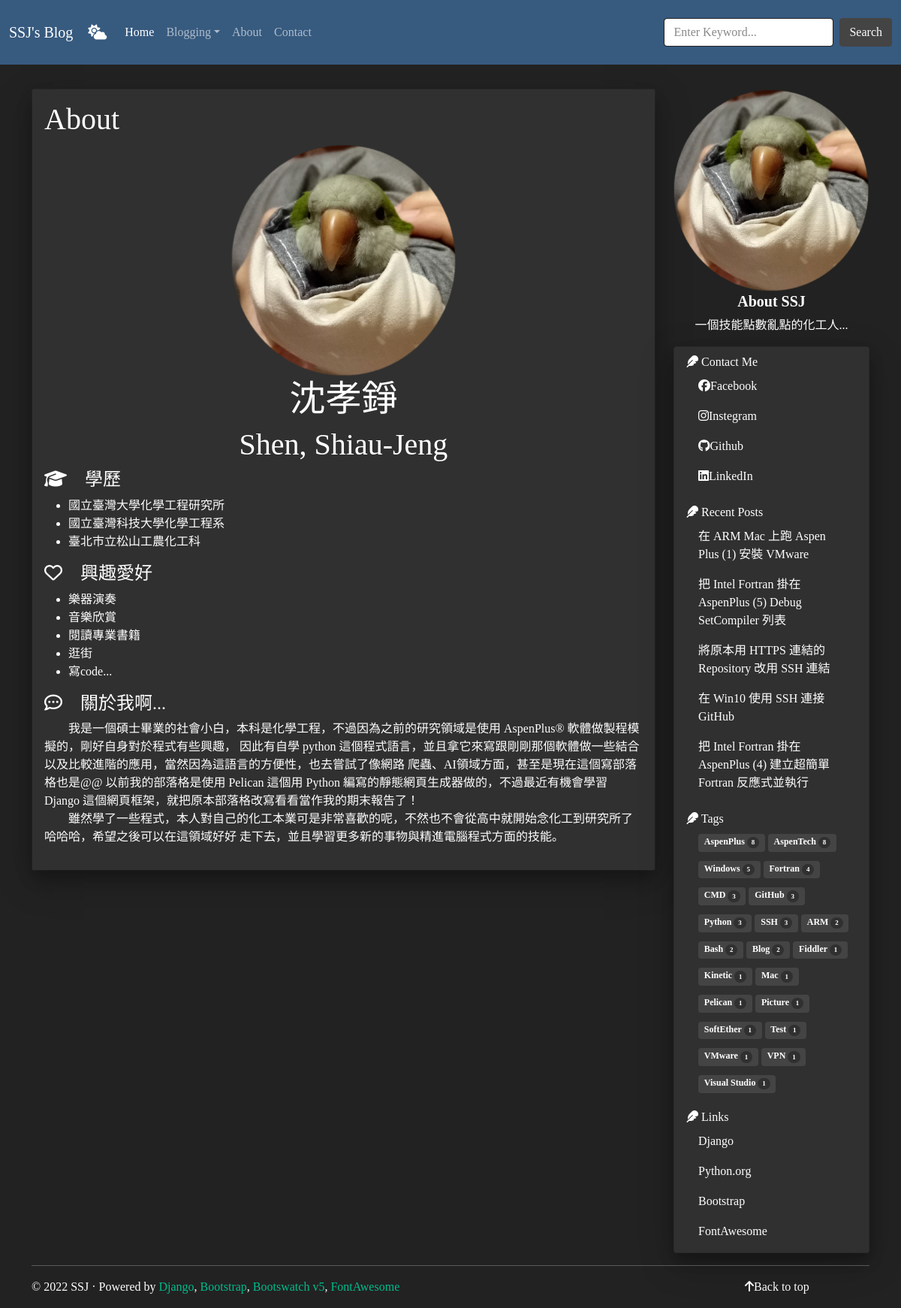
The page /about/ on the database its author committed.
### mysite/models.py (models this page shows, shortened)
class Articles(models.Model):
    title = models.CharField(max_length=200)
    slug = models.CharField(unique=True, max_length=200)
    abstract = models.CharField(max_length=200)
    pub_date = models.DateTimeField(default=timezone.now)
    tags = models.ManyToManyField(Tags)
    visible = models.BooleanField(default=False)
    series = models.ForeignKey(Series, on_delete=models.CASCADE, null=True, blank=True)
    body = RichTextField()
    class Meta:
        ordering = ('pub_date',)

class Tags(models.Model):
    name = models.CharField(unique=True, max_length=100)
    class Meta:
        ordering = ('name',)

### mysite/views.py (the view)
    def wrapper(*args, **kwargs):
        request = args[0]
        if request.COOKIES.get('_theme') and request.COOKIES.get('_theme') in ('dark', 'flat'):
            pass
        else:
            request.COOKIES['_theme'] = 'dark'
        response = func(*args, **kwargs)
        return response

### mysite/views.py (called while the page is built)
def recent_posts(number=5):
    recent_articles = models.Articles.objects.filter(visible=True).order_by('-pub_date')[0:number]
    return recent_articles

def tags_cloud():
    tags_freq = OrderedDict()
    for tag in models.Tags.objects.all():
        tags_freq[tag.name] = len(models.Articles.objects.filter(tags=tag))
    sorted_dict = sorted(tags_freq.items(), key=lambda x: x[1], reverse=True)
    tags_freq.clear()
    tags_freq.update(sorted_dict)
    return tags_freq

def set_theme_cookie_firsttime(func):
    def wrapper(*args, **kwargs):
        request = args[0]
        if request.COOKIES.get('_theme') and request.COOKIES.get('_theme') in ('dark', 'flat'):
            pass
        else:
            request.COOKIES['_theme'] = 'dark'
        response = func(*args, **kwargs)
        return response
    return wrapper

@set_theme_cookie_firsttime
def aboutme(request):
    recent_articles = recent_posts()
    tags_classified = tags_cloud()
    theme = request.COOKIES['_theme']
    return render(request, 'aboutme_page.html', locals())

### templates/aboutme_page.html (shortened to what this page needs)
{% extends 'base.html' %}
{% block content %}
    <div class="card mb-3">
        <div id="my-info" class="card-body">
            <h2 class="card-title">About</h2>
            {% include 'component/aboutme/avatar_brief.html' %}
            {% include 'component/aboutme/graduate.html' %}
            {% include 'component/aboutme/hobby.html' %}
            {% include 'component/aboutme/autobiography.html' %}
        </div>
    </div>
{% endblock %}

### templates/base.html (shortened to what this page needs)
<!DOCTYPE html>
<html lang="en">
{% load static %}
<head>
    <link rel="stylesheet" href="{% static "css/all.css" %}" type="text/css"/>
</head>
<body id="{{ theme | default:'dark' }}-theme">
{% include "navbar.html" %}
<div class="container pt-4">
    <div class="row">
        <div class="col-lg-9 pt-4">
            {% block content %}{% endblock %}
        </div>
        <div class="col-lg-3 pt-4">
            {% include "sidebar_page.html" %}
        </div>
    </div>
</div>
<footer>
{% include 'footer.html' %}
</footer>
</body>
</html>

### templates/navbar.html (shortened to what this page needs)
<nav class="navbar navbar-expand-lg navbar-dark bg-primary fixed-top">
    <div class="container-fluid">
        {% include 'component/navbar/brand.html' %}
        {% include 'component/navbar/collapse_group.html' %}
    </div>
</nav>

### templates/component/navbar/brand.html
<div>
    <a class="navbar-brand" href="/">SSJ's Blog</a>
    <i class="fas fa-cloud-sun navbar-brand" onclick="toggle_dark_light()"></i>
</div>

### templates/component/navbar/collapse_group.html
<div class="collapse navbar-collapse" id="navbarColor01">
    {% include 'component/navbar/collapse_items/nav_group.html' %}
    {% include 'component/navbar/collapse_items/search_engin.html' %}
</div>

### templates/component/navbar/collapse_items/nav_group.html (shortened to what this page needs)
<ul class="navbar-nav me-auto">
    <li class="nav-item">
        <a class="nav-link active" href="/">Home
        </a>
    </li>
    <li class="nav-item dropdown">
        <a class="nav-link dropdown-toggle" data-bs-toggle="dropdown" href="#" role="button"
           aria-haspopup="true" aria-expanded="false">Blogging</a>
    </li>
    <li class="nav-item">
        <a class="nav-link" href="/about">About</a>
    </li>
    <li class="nav-item">
        <a class="nav-link" href="/contact">Contact</a>
    </li>
</ul>

### templates/component/navbar/collapse_items/search_engin.html
<form class="d-flex" action="/" role="search" method="get">
    <input class="form-control my-2 me-2" id="search-input" name="search_item" type="text"
           placeholder="Enter Keyword...">
    <button class="btn btn-secondary my-2" type="submit">Search</button>
</form>

### templates/component/aboutme/avatar_brief.html
<div class="card-text d-flex flex-column justify-content-center align-items-center">
    {% load static %}
    <img src="{% static "img\avatar.png" %}" width="300">
    <h1> 沈孝錚 </h1>
    <h2>Shen, Shiau-Jeng</h2>
</div>

### templates/component/aboutme/graduate.html
<h4><i class="fas fa-graduation-cap"></i>　學歷</h4>
<ul>
    <li>國立臺灣大學化學工程研究所</li>
    <li>國立臺灣科技大學化學工程系</li>
    <li>臺北市立松山工農化工科</li>
</ul>

### templates/component/aboutme/hobby.html
<h4><i class="far fa-heart" aria-hidden="true"></i>　興趣愛好</h4>
<ul>
    <li>樂器演奏</li>
    <li>音樂欣賞</li>
    <li>閱讀專業書籍</li>
    <li>逛街</li>
    <li>寫code...</li>
</ul>

### templates/component/aboutme/autobiography.html
<h4><i class="far fa-comment-dots" aria-hidden="true"></i>　關於我啊...</h4>
<p>
      我是一個碩士畢業的社會小白，本科是化學工程，不過因為之前的研究領域是使用 AspenPlus® 軟體做製程模擬的，剛好自身對於程式有些興趣，
    因此有自學 python 這個程式語言，並且拿它來寫跟剛剛那個軟體做一些結合以及比較進階的應用，當然因為這語言的方便性，也去嘗試了像網路
    爬蟲、AI領域方面，甚至是現在這個寫部落格也是@@ 以前我的部落格是使用 Pelican 這個用 Python 編寫的靜態網頁生成器做的，不過最近有機會學習
    Django 這個網頁框架，就把原本部落格改寫看看當作我的期末報告了！<br>
      雖然學了一些程式，本人對自己的化工本業可是非常喜歡的呢，不然也不會從高中就開始念化工到研究所了 哈哈哈，希望之後可以在這領域好好
    走下去，並且學習更多新的事物與精進電腦程式方面的技能。
</p>

### templates/sidebar_page.html
{% load static %}
<aside>
    {% include 'component/sidebar/avatar_mood.html' %}
    {% include 'component/sidebar/infobar.html' %}
</aside>

### templates/component/sidebar/avatar_mood.html
{% load static %}
<div class="d-flex flex-column justify-content-center align-items-center mb-3">
    <img width="100%" style="max-inline-size: 300px" src="{% static "img\avatar.png" %}"/>
    <h5><strong>About SSJ</strong></h5>
    一個技能點數亂點的化工人...
</div>

### templates/component/sidebar/infobar.html
<div id="infobar" class="card">
    <ul class="list-group">
        {% include 'component/sidebar/infobar/my_connections.html' %}
        {% include 'component/sidebar/infobar/recent_posts.html' %}
        {% include 'component/sidebar/infobar/tag_cloud.html' %}
        {% include 'component/sidebar/infobar/links.html' %}
    </ul>
</div>

### templates/component/sidebar/infobar/my_connections.html
<li class="list-group-item justify-content-between align-items-center">
    <i class="fas fa-feather"></i>
    Contact Me
    <ul class="list-group">
        {% include 'component/sidebar/infobar/my_connections_group/my_connections_items.html' %}
    </ul>
</li>

### templates/component/sidebar/infobar/my_connections_group/my_connections_items.html
<li class="list-group-item justify-content-between align-items-center">
    <a href="https://www.facebook.com/profile.php?id=100002730226702">
        <i class="fab fa-facebook"></i>Facebook
    </a>
</li>
<li class="list-group-item justify-content-between align-items-center">
    <a href="https://www.instagram.com/shen_hsiao_jeng/">
        <i class="fab fa-instagram"></i>Instegram
    </a>
</li>
<li class="list-group-item justify-content-between align-items-center">
    <a href="https://github.com/Shen-SJ">
        <i class="fab fa-github"></i>Github
    </a>
</li>
<li class="list-group-item justify-content-between align-items-center">
    <a href="https://www.linkedin.com/in/%E5%AD%9D%E9%8C%9A-%E6%B2%88-648429177/">
        <i class="fab fa-linkedin"></i>LinkedIn
    </a>
</li>

### templates/component/sidebar/infobar/recent_posts.html
<li class="list-group-item justify-content-between align-items-center">
    <i class="fas fa-feather"></i>
    Recent Posts
    <ul class="list-group" id="recentposts">
        {% for post in recent_articles %}
            <li class="list-group-item justify-content-between align-items-center"><a
                    href="{% url 'article-url' post.slug %}">{{ post.title }}</a></li>
        {% endfor %}
    </ul>
</li>

### templates/component/sidebar/infobar/tag_cloud.html
<li class="list-group-item justify-content-between align-items-center">
    <i class="fas fa-feather"></i>
    Tags
    <ul id="tags" class="d-inline-flex flex-row list-group ps-3">
        {% for tag_name, tag_freq in tags_classified.items %}
            <li class="list-group-item d-flex justify-content-between align-items-end ps-0 pe-1 pb-1">
                <a class="badge bg-secondary" href="{% url 'tag-url' tag_name %}">
                    {{ tag_name }}
                    <span class="badge rounded-pill bg-dark">{{ tag_freq }}</span>
                </a>
            </li>
        {% endfor %}
    </ul>
</li>

### templates/component/sidebar/infobar/links.html
<li class="list-group-item justify-content-between align-items-center">
    <i class="fas fa-feather"></i>
    Links
    <ul class="list-group" id="links">
        {% include 'component/sidebar/infobar/links_group/links_items.html' %}
    </ul>
</li>

### templates/component/sidebar/infobar/links_group/links_items.html
<li class="list-group-item justify-content-between align-items-center">
    <a href="https://www.djangoproject.com/" target="_blank">Django</a>
</li>
<li class="list-group-item justify-content-between align-items-center">
    <a href="http://python.org/" target="_blank">Python.org</a>
</li>
<li class="list-group-item justify-content-between align-items-center">
    <a href="http://getbootstrap.com" target="_blank">Bootstrap</a>
</li>
<li class="list-group-item justify-content-between align-items-center">
    <a href="https://fontawesome.com/" target="_blank">FontAwesome</a>
</li>

### templates/footer.html
<div class="container">
  <hr>
  <div class="row">
     <div class="col-10">
         &copy; 2022 SSJ &middot; Powered by
         <a href="https://www.djangoproject.com/" target="_blank">Django</a>,
         <a href="http://getbootstrap.com" target="_blank">Bootstrap</a>,
         <a href="https://bootswatch.com" target="_blank">Bootswatch v5</a>,
         <a href="https://fontawesome.com/" target="_blank">FontAwesome</a>
     </div>
     <div class="col-2">
         <p class="pull-right"><i class="fa fa-arrow-up"></i><a id="back-to-top" href="#">Back to top</a></p>
     </div>
  </div>
</div>

### rows shown on the page
Articles: title "在 ARM Mac 上跑 Aspen Plus (1) 安裝 VMware"
Articles: title "把 Intel Fortran 掛在 AspenPlus (5) Debug SetCompiler 列表"
Articles: title "將原本用 HTTPS 連結的 Repository 改用 SSH 連結"
Articles: title "在 Win10 使用 SSH 連接 GitHub"
Articles: title "把 Intel Fortran 掛在 AspenPlus (4) 建立超簡單 Fortran 反應式並執行"
Tags: tags_classified "AspenPlus"
Tags: tags_classified "AspenTech"
Tags: tags_classified "Windows"
Tags: tags_classified "Fortran"
Tags: tags_classified "CMD"
Tags: tags_classified "GitHub"
Tags: tags_classified "Python"
Tags: tags_classified "SSH"
Tags: tags_classified "ARM"
Tags: tags_classified "Bash"
Tags: tags_classified "Blog"
Tags: tags_classified "Fiddler"
Tags: tags_classified "Kinetic"
Tags: tags_classified "Mac"
Tags: tags_classified "Pelican"
Tags: tags_classified "Picture"
Tags: tags_classified "SoftEther"
Tags: tags_classified "Test"
Tags: tags_classified "VMware"
Tags: tags_classified "VPN"
Tags: tags_classified "Visual Studio"

### other values the page prints
{{ tag_freq }} "8" "8" "5" "4" "3" "3" "3" "3" "2" "2" "2" "1" "1" "1" "1" "1" "1" "1" "1" "1" "1"
